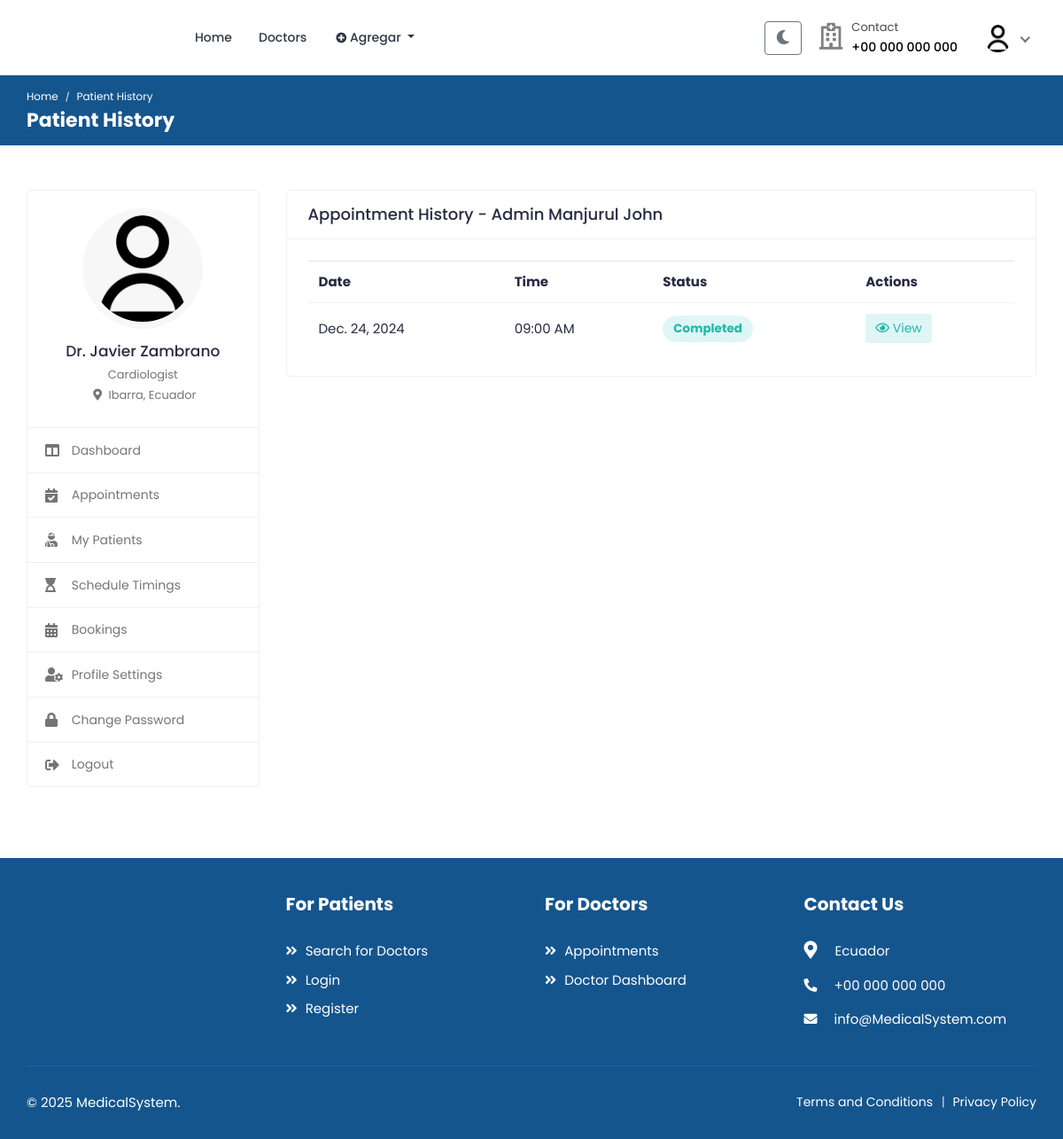
The page /doctors/my-patients/32/history/ (signed in) on the database as committed earlier.
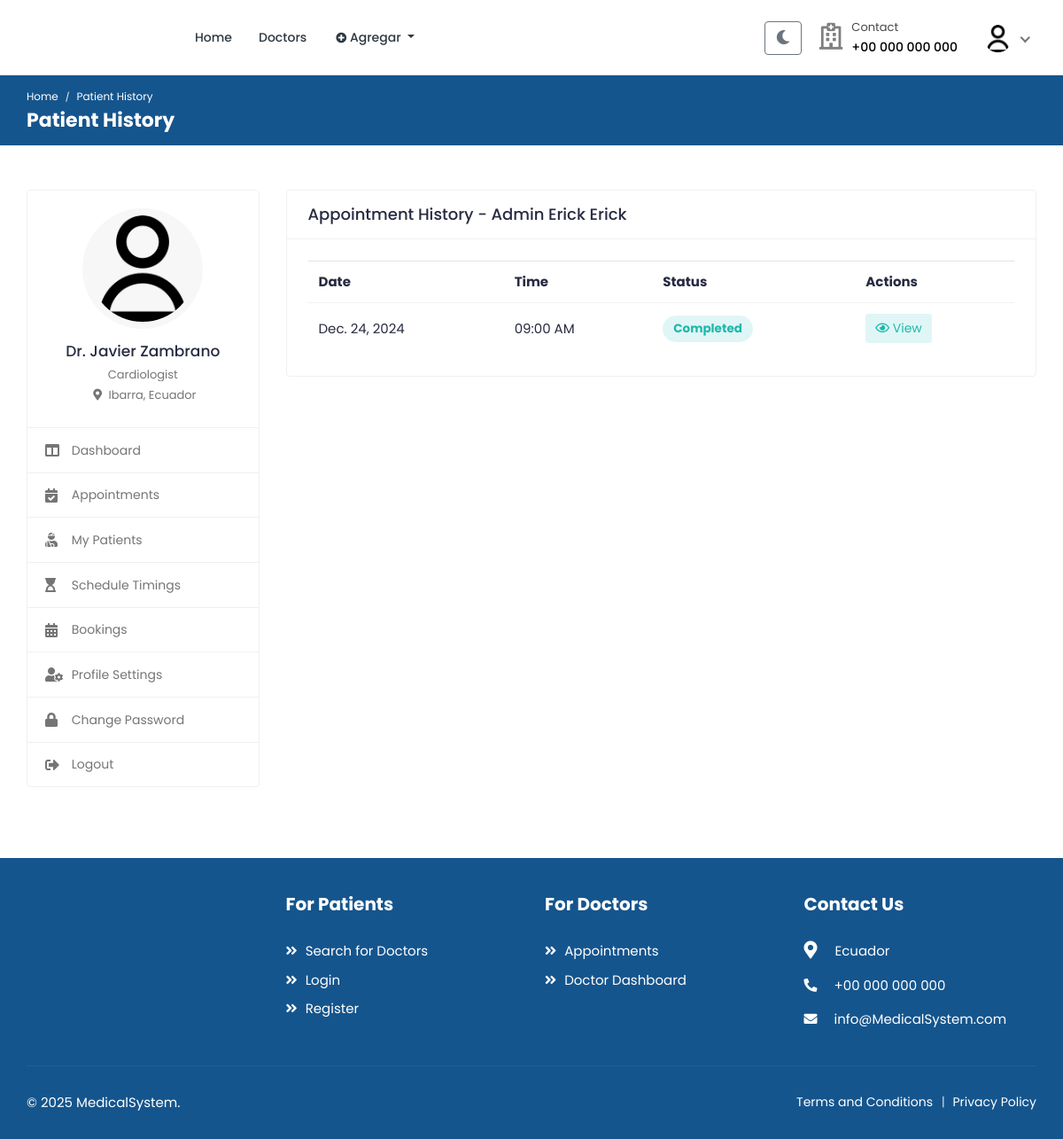
The same page on the database as committed later.
### accounts/models.py (models this page shows, shortened)
class User(AbstractUser):
    class RoleChoices(models.TextChoices):
        DOCTOR = "doctor", "Doctor"
        PATIENT = "patient", "Patient"
    username = models.CharField(max_length=30, unique=True)
    role = models.CharField(
        choices=RoleChoices.choices,
        max_length=20,
        default="patient",
        error_messages={"required": "Role must be provided"},
    )
    email = models.EmailField(
        blank=True,
        error_messages={
            "unique": "A user with that email already exists.",
        },
    )
    first_name = models.CharField(max_length=150, blank=True)
    last_name = models.CharField(max_length=150, blank=True)
    registration_number = models.IntegerField(null=True, blank=True)
    USERNAME_FIELD = "username"
    REQUIRED_FIELDS = []
    objects = CustomUserManager()
    def get_full_name(self):
        full_name = "%s %s" % (self.first_name, self.last_name)
        return full_name.strip() or self.username

### doctors/views.py (the view)
class AppointmentHistoryView(DoctorRequiredMixin, ListView):
    model = Booking
    template_name = "doctors/appointment-history.html"
    context_object_name = "appointments"
    def get_queryset(self):
        return (
            self.model.objects.select_related("patient", "patient__profile")
            .filter(
                doctor=self.request.user, patient_id=self.kwargs["patient_id"]
            )
            .order_by("-appointment_date", "-appointment_time")
        )
    def get_context_data(self, **kwargs):
        context = super().get_context_data(**kwargs)
        context["patient"] = get_object_or_404(
            User.objects.select_related("profile"),
            id=self.kwargs["patient_id"],
            role="patient",
        )
        return context

### accounts/managers.py (called while the page is built)
    def get(self, *args, **kwargs):
        return super().select_related("profile").get(*args, **kwargs)

### accounts/models.py (called while the page is built)
    @property
    def image(self):
        return (
            self.avatar.url
            if self.avatar.storage.exists(self.avatar.name)
            else f"{settings.MEDIA_URL}defaults/user.png"
        )

### mixins/custom_mixins.py (called while the page is built)
    def dispatch(self, request, *args, **kwargs):
        if not request.user.is_authenticated:
            return super().dispatch(request, *args, **kwargs)
        if not (request.user.role == "doctor" or request.user.is_staff):
            return self.handle_no_permission()
        return super().dispatch(request, *args, **kwargs)

### templates/doctors/appointment-history.html (shortened to what this page needs)
{% extends 'includes/doctor-sidebar.html' %}
{% load static %}
{% block page_name1 %}Patient History{% endblock %}
{% block page_name2 %}Patient History{% endblock %}
{% block main %}
<div class="row">
    <div class="col-md-12">
        <div class="card">
            <div class="card-header">
                <h4 class="card-title">Appointment History - {{ patient.get_full_name }}</h4>
            </div>
            <div class="card-body">
                <div class="table-responsive">
                    {% if appointments %}
                    <table class="table table-hover table-center mb-0">
                        <thead>
                            <tr>
                                <th>Date</th>
                                <th>Time</th>
                                <th>Status</th>
                                <th>Actions</th>
                            </tr>
                        </thead>
                        <tbody>
                            {% for appointment in appointments %}
                            <tr>
                                <td>{{ appointment.appointment_date }}</td>
                                <td>{{ appointment.appointment_time|time:"h:i A" }}</td>
                                <td>
                                    <span class="badge badge-pill
                                        {% if appointment.status == 'completed' %}bg-info-light{% endif %}">
                                        {{ appointment.status|title }}
                                    </span>
                                </td>
                                <td>
                                    <a href="{% url 'doctors:appointment-detail' appointment.pk %}" class="btn btn-sm bg-info-light">
                                        <i class="far fa-eye"></i> View
                                    </a>
                                </td>
                            </tr>
                            {% endfor %}
                        </tbody>
                    </table>
                    {% else %}
                    <div class="text-center">
                        <p class="text-muted mt-2 mb-2">No appointment history found</p>
                    </div>
                    {% endif %}
                </div>
            </div>
        </div>
    </div>
</div>
{% endblock %}

Rows that differ between the two databases and show on the page:
changed User: get_full_name "Admin Manjurul John" → "Admin Erick Erick"
